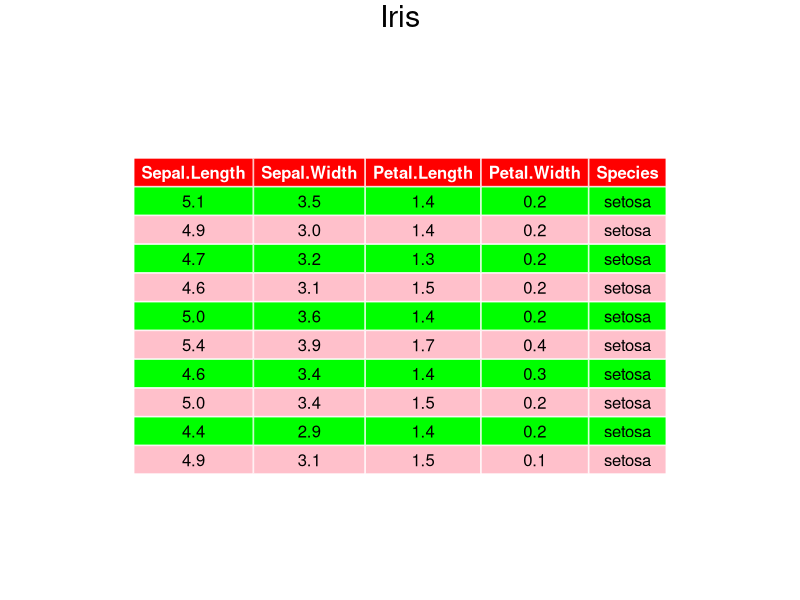

Reproduce this figure in R.
## ---- chunk 1
suppressPackageStartupMessages(library(gridExtra))
suppressPackageStartupMessages(library(grid))
suppressPackageStartupMessages(library(gtable))



myt <- ttheme_default( 
         # Use hjust and x to center the text
         # Alternate the row fill colours
                 core = list( fg_params=list( hjust = 0.5 , x = 0.5 ),   # 1: right 0:left 0.5:center
                             bg_params=list( fill=c( "green", "pink" ) ) ),

         # Change column header to white text and red background
                 colhead = list( fg_params=list( col="white" ),
                                bg_params=list( fill="red" ) ) )


grid.arrange(  top=textGrob( "Iris",
                            gp=gpar( fontsize = 22,font = 8 ) ),
             tableGrob( head( iris, 10 ),
             theme=myt,
             rows=NULL ))
